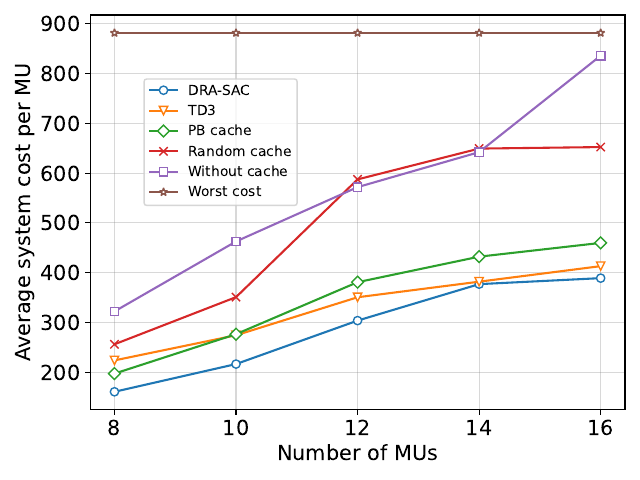

Write Python code to recreate this figure.
import numpy as np
import matplotlib.pyplot as plt
# from TD3_delay_penalty import user_num_gap

worst_cost_user_num = []
# worst_cost_user_num.append(np.mean(np.load("../../worst_cost/8_20_0.2_0.05/worst.npy")))
# worst_cost_user_num.append(np.mean(np.load("../../worst_cost/10_20_0.2_0.05/worst.npy")))
# worst_cost_user_num.append(np.mean(np.load("../../worst_cost/12_20_0.2_0.05/worst.npy")))
# worst_cost_user_num.append(np.mean(np.load("../../worst_cost/14_20_0.2_0.05/worst.npy")))
# worst_cost_user_num.append(np.mean(np.load("../../worst_cost/16_20_0.2_0.05/worst.npy")))
worst_cost = np.mean(np.load("../../SAC/dmax/10_40_0.2_0.05/worst.npy"))

for i in range(5):
    worst_cost_user_num.append(worst_cost)

worst_cost_user_num = np.array(worst_cost_user_num)

SAC_user_num = []
SAC = []
SAC.append(np.load("../../SAC/user_num/8_40_0.2_0.05/cost_reward.npy"))
SAC.append(np.load("../../SAC/user_num/10_40_0.2_0.05/cost_reward.npy"))
SAC.append(np.load("../../SAC/user_num/12_40_0.2_0.05/cost_reward.npy"))
SAC.append(np.load("../../SAC/user_num/14_40_0.2_0.05/cost_reward.npy"))
SAC.append(np.load("../../SAC/user_num/16_40_0.2_0.05/cost_reward.npy"))

for i in range(5):
    SAC_user_num.append(np.mean(SAC[i][-50:]))

SAC_user_num = np.array(SAC_user_num)
SAC_user_num = worst_cost_user_num - SAC_user_num

TD3_user_num = []
TD3 = []
TD3.append(np.load("../../TD3/user_num/8_40_0.2_0.05/cost_reward.npy"))
TD3.append(np.load("../../TD3/user_num/10_40_0.2_0.05/cost_reward.npy"))
TD3.append(np.load("../../TD3/user_num/12_40_0.2_0.05/cost_reward.npy"))
TD3.append(np.load("../../TD3/user_num/14_40_0.2_0.05/cost_reward.npy"))
TD3.append(np.load("../../TD3/user_num/16_40_0.2_0.05/cost_reward.npy"))

for i in range(5):
    TD3_user_num.append(np.mean(TD3[i][-50:]))

TD3_user_num = np.array(TD3_user_num)
# user_num_gap = np.array(user_num_gap)
# TD3_user_num = TD3_user_num + user_num_gap
TD3_user_num = worst_cost_user_num - TD3_user_num

PB_cache_user_num = []
PB_cache = []
PB_cache.append(np.load("../../SAC_PB_cache/user_num/8_40_0.2_0.05/cost_reward.npy"))
PB_cache.append(np.load("../../SAC_PB_cache/user_num/10_40_0.2_0.05/cost_reward.npy"))
PB_cache.append(np.load("../../SAC_PB_cache/user_num/12_40_0.2_0.05/cost_reward.npy"))
PB_cache.append(np.load("../../SAC_PB_cache/user_num/14_40_0.2_0.05/cost_reward.npy"))
PB_cache.append(np.load("../../SAC_PB_cache/user_num/16_40_0.2_0.05/cost_reward.npy"))

for i in range(5):
    PB_cache_user_num.append(np.mean(PB_cache[i][-50:]))

PB_cache_user_num = np.array(PB_cache_user_num)
PB_cache_user_num = worst_cost_user_num - PB_cache_user_num

random_cache_user_num = []
random_cache = []
random_cache.append(np.load("../../SAC_random_cache/user_num/8_40_0.2_0.05/cost_reward.npy"))
random_cache.append(np.load("../../SAC_random_cache/user_num/10_40_0.2_0.05/cost_reward.npy"))
random_cache.append(np.load("../../SAC_random_cache/user_num/12_40_0.2_0.05/cost_reward.npy"))
random_cache.append(np.load("../../SAC_random_cache/user_num/14_40_0.2_0.05/cost_reward.npy"))
random_cache.append(np.load("../../SAC_random_cache/user_num/16_40_0.2_0.05/cost_reward.npy"))

for i in range(5):
    random_cache_user_num.append(np.mean(random_cache[i][-50:]))

random_cache_user_num = np.array(random_cache_user_num)
random_cache_user_num = worst_cost_user_num - random_cache_user_num

without_cache_user_num = []
without_cache = []
without_cache.append(np.load("../../SAC_without_cache/user_num/8_40_0.2_0.05/cost_reward.npy"))
without_cache.append(np.load("../../SAC_without_cache/user_num/10_40_0.2_0.05/cost_reward.npy"))
without_cache.append(np.load("../../SAC_without_cache/user_num/12_40_0.2_0.05/cost_reward.npy"))
without_cache.append(np.load("../../SAC_without_cache/user_num/14_40_0.2_0.05/cost_reward.npy"))
without_cache.append(np.load("../../SAC_without_cache/user_num/16_40_0.2_0.05/cost_reward.npy"))

for i in range(5):
    without_cache_user_num.append(np.mean(without_cache[i][-50:]))

without_cache_user_num = np.array(without_cache_user_num)
without_cache_user_num = worst_cost_user_num - without_cache_user_num

x = np.array([8, 10, 12, 14, 16])
l1, = plt.plot(x, SAC_user_num, marker='o', markerfacecolor='white')
l2, = plt.plot(x, TD3_user_num, marker='v', markerfacecolor='white')
l3, = plt.plot(x, PB_cache_user_num, marker='D', markerfacecolor='white')
l4, = plt.plot(x, random_cache_user_num, marker='x', markerfacecolor='white')
l5, = plt.plot(x, without_cache_user_num, marker='s', markerfacecolor='white')
l6, = plt.plot(x, worst_cost_user_num, marker='*', markerfacecolor='white')

plt.xlabel("Number of MUs", fontsize=15)
plt.ylabel("Average system cost per MU", fontsize=15)
plt.xticks(np.arange(8, 17, 2), fontsize=15)
plt.yticks(fontsize=15)
plt.legend([l1, l2, l3, l4, l5, l6], ['DRA-SAC', 'TD3', 'PB cache', 'Random cache', 'Without cache', 'Worst cost'], loc='best', bbox_to_anchor=(0.4, 0.5))
plt.grid(color='gray', alpha=0.3)
plt.tight_layout()
plt.savefig("user_num.pdf", format="pdf")
plt.show()
